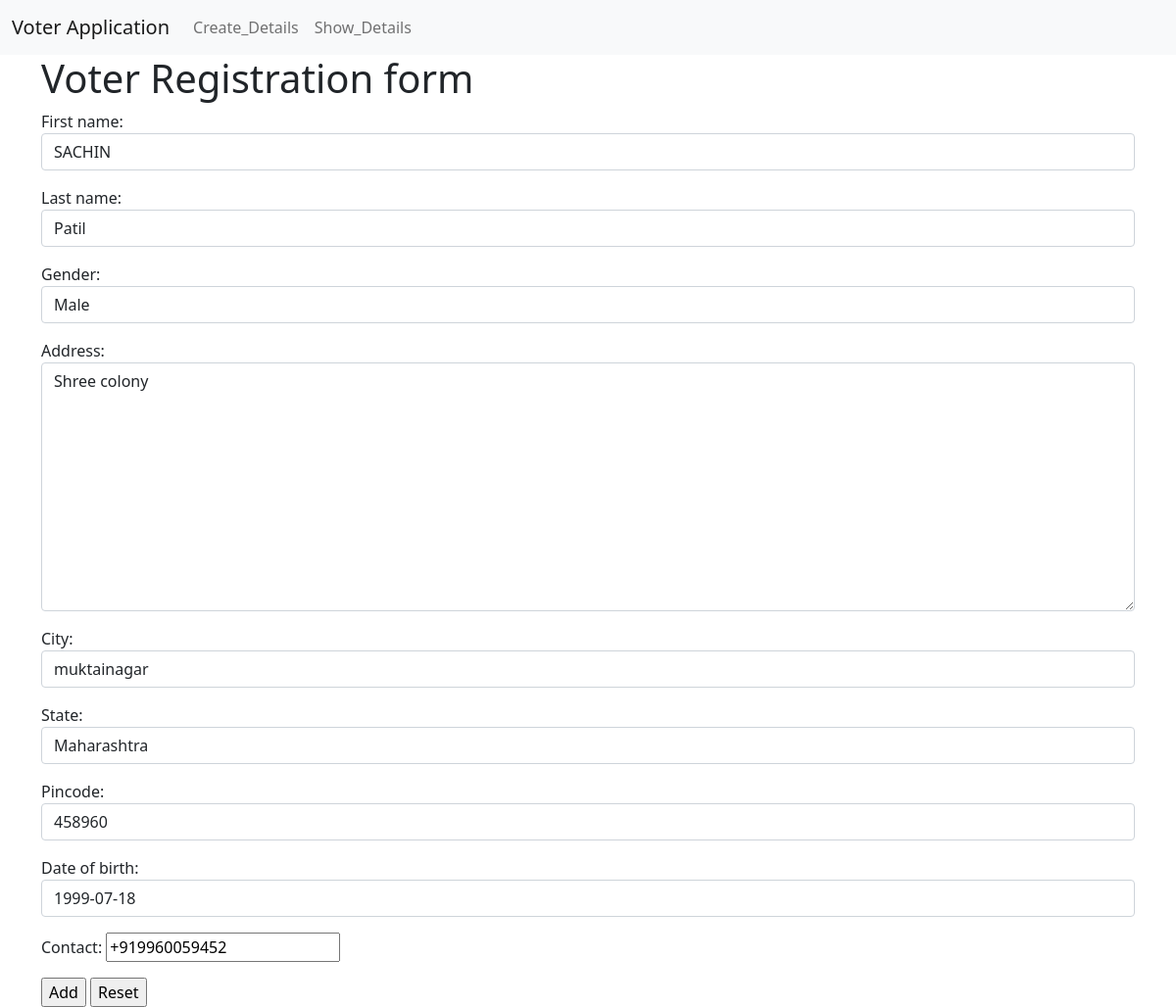
Page /votar/update/2/ on the committed database.
### voterapp/models.py (models this page shows, shortened)
class Voter(models.Model):
    Gender = [('Male', 'Male'), ('Female', 'Female'), ('Other', 'Other')]
    voter_id = models.CharField(max_length=10, unique=True, editable=False, auto_created=True)
    first_name = models.CharField(max_length=45, validators=[cheack])
    last_name = models.CharField(max_length=45, validators=[cheack])
    gender = models.CharField(max_length=40, choices=Gender)
    address = models.TextField()
    city = models.CharField(max_length=40)
    state = models.CharField(max_length=40)
    pincode = models.CharField(max_length=6,
                               validators=[
                                   RegexValidator(r'^\d{6}$', "Pincode must have exactly 6 digits.")
                               ])
    date_of_birth = models.DateField()
    contact = PhoneNumberField(region='IN')

### voterapp/views.py (the view)
# urls.py: path('update/<int:pk>/', update_Details, name='update_url'),
def update_Details(request,pk):
    template_name = 'voterapp/votaradd.html'
    obj = Voter.objects.get(pk=pk)
    form = VoterForm(instance=obj)
    if request.method == 'POST':
        form = VoterForm(request.POST, instance=obj)
        if form.is_valid():
            form.save()
            return redirect('show_url')
    context = {'form': form}
    return render(request, template_name, context)

### voterapp/forms.py
class VoterForm(forms.ModelForm):
    class Meta:
        model = Voter
        fields = '__all__'
        widgets = {
            'first_name': forms.TextInput(attrs={
                'class': 'form-control'
            }),
            'last_name': forms.TextInput(attrs={
                'class': 'form-control'
            }),
            'gender': forms.Select(choices='Gender',attrs={
                'class': 'form-control'
            }),
            'address': forms.Textarea(attrs={
                'class': 'form-control'
            }),
            'city': forms.TextInput(attrs={
                'class': 'form-control'
            }),
            'state': forms.TextInput(attrs={
                'class': 'form-control'
            }),
            'pincode': forms.NumberInput(attrs={
                'class': 'form-control'
            }),
            'date_of_birth': forms.DateInput(attrs={
                'class': 'form-control'
            }),
            'phone_number': forms.TextInput(attrs={
                'class': 'form-control'
            })
        }

### templates/voterapp/votaradd.html (shortened to what this page needs)
 {% extends "base.html" %}
    {% block content %}
        <h1>Voter Registration form</h1>
        <form method="post">
            {{ form.as_p }}
            <input type="submit" value="Add">
            <input type="reset">
        </form>
    {% endblock %}

### rows in the picture
Voter: first_name "SACHIN", last_name "Patil", gender "Male", address "Shree colony", city "muktainagar", state "Maharashtra", pincode "458960", date_of_birth "1999-07-18", contact "+919960059452"
